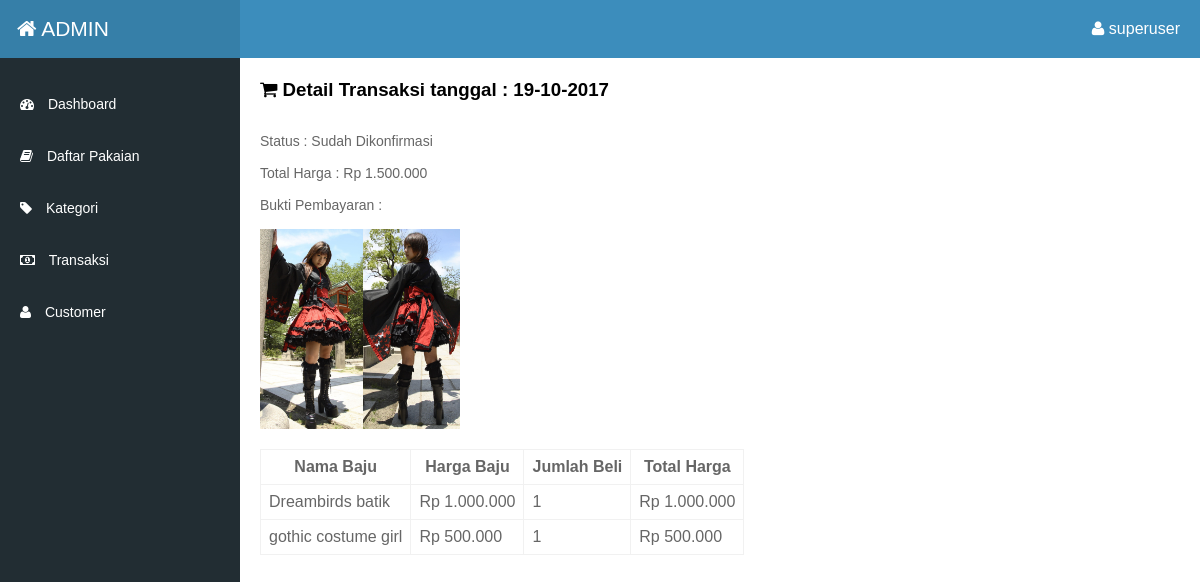
The app's page /admin/home.php?page=detail_transaksi&id=30503&tanggal=19-10-2017&status=Sudah Dikonfirmasi&id_transaksi=46 (signed in) with its own data.
### tables this page shows
CREATE TABLE `konfirmasi` (
  `id` int(11) NOT NULL,
  `id_transaksi` int(11) NOT NULL,
  `gambar` text NOT NULL
);

CREATE TABLE `subtransaksi` (
  `id` int(11) NOT NULL,
  `jumlah` varchar(10) NOT NULL,
  `tanggal` varchar(10) NOT NULL,
  `id_customer` int(11) NOT NULL,
  `id_baju` int(11) NOT NULL,
  `total_harga` varchar(10) NOT NULL,
  `encrypt` text NOT NULL
);

CREATE TABLE `baju` (
  `id_baju` int(11) NOT NULL,
  `nama_baju` varchar(20) NOT NULL,
  `gambar` text NOT NULL,
  `harga_pokok` varchar(20) NOT NULL,
  `harga_jual` varchar(20) NOT NULL,
  `keterangan` text NOT NULL,
  `stok` varchar(10) NOT NULL,
  `kategori` int(11) NOT NULL,
  `populer` int(11) NOT NULL,
  `paling_banyak` int(11) NOT NULL
);

### admin/root.php (called while the page is built, shortened)
<?php
class admin
{
	function __construct()
	{
		$b=mysql_select_db("db_shop");
	}
			?>
		            <?php
	function detail_transaksi($id){
		$query=mysql_query("select baju.nama_baju,baju.harga_jual,subtransaksi.jumlah,subtransaksi.total_harga from subtransaksi inner join baju on baju.id_baju=subtransaksi.id_baju where encrypt='$id'");
		while ($r=mysql_fetch_array($query)) {
			$hasil[]=$r;
		}
		return $hasil;
	}
}
$root=new admin();
?>

### admin/page/menu/detail_transaksi.php (the view)
<?php include "page/head.php"; ?>
<div class="contadmin">
	<div class="detail">
	<h3 class="keeranjang"><i class="fa fa-shopping-cart"></i> Detail Transaksi tanggal : <?= $_GET["tanggal"] ?></h3>
	<div style="color:#666;font-size:14px;"><br><br>
		Status : <?= $_GET["status"] ?><br><br>
		<?php  $total=mysql_query("select sum(total_harga) as jumlah from subtransaksi where encrypt='$_GET[id]'");
		$hasill=mysql_fetch_array($total);
		?>
		Total Harga : <?= "Rp ".number_format($hasill['jumlah'],0,',','.'); ?><br><br>
		Bukti Pembayaran :<br><br>
		<?php
		$gambar_konfirmasi=mysql_query("select * from konfirmasi where id_transaksi='$_GET[id_transaksi]'");
		$gambar_k=mysql_fetch_array($gambar_konfirmasi);
		$cek_gambar=mysql_num_rows($gambar_konfirmasi);
		if ($cek_gambar<=0) {
			echo "<b>Customer belum mengunggah bukti pembayaran</b>";
		}else{
		echo "<a href='../$gambar_k[gambar]' target='_blank'><img src='../$gambar_k[gambar]' width='200px'></a>";
		 }
		 ?>
	</div>
	<table class="tb_kat">
	<tr>
		<th>Nama Baju</th><th>Harga Baju</th><th>Jumlah Beli</th><th>Total Harga</th>
	</tr>
	<?php $data=$root->detail_transaksi($_GET["id"]);
	foreach ($data as $r) {
		?>
		<tr>
			<td><?= $r["nama_baju"] ?></td>
			<td><?= "Rp ".number_format($r["harga_jual"],0,',','.') ?></td>
			<td><?= $r["jumlah"] ?></td>
			<td><?= "Rp ".number_format($r["total_harga"],0,',','.') ?></td>
		</tr>
		<?php
	}
	 ?>
	</table>
	</div>
</div>

### admin/asset/index.css (style rules this page uses)
* { margin: 0;padding: 0;font-family: Arial; }
.contadmin { margin-top: 59px;padding: 20px; }
.tb_kat { border-collapse: collapse;font-size: 16px;color: #666;display: block;margin:20px 0px; }
.tb_kat td,.tb_kat th { border: 1px solid #f1f1f1;padding: 8px; }

### records on screen
konfirmasi: gambar (picture)
subtransaksi: id_baju.nama_baju "Dreambirds batik", id_baju.harga_jual "1.000.000", jumlah "1", total_harga "1.000.000"
subtransaksi: id_baju.nama_baju "gothic costume girl", id_baju.harga_jual "500.000", jumlah "1", total_harga "500.000"

### other values on screen
$_SESSION["nama_admin"] "superuser"
$_GET["tanggal"] "19-10-2017"
$_GET["status"] "Sudah Dikonfirmasi"
$hasill['jumlah'] "1.500.000"
